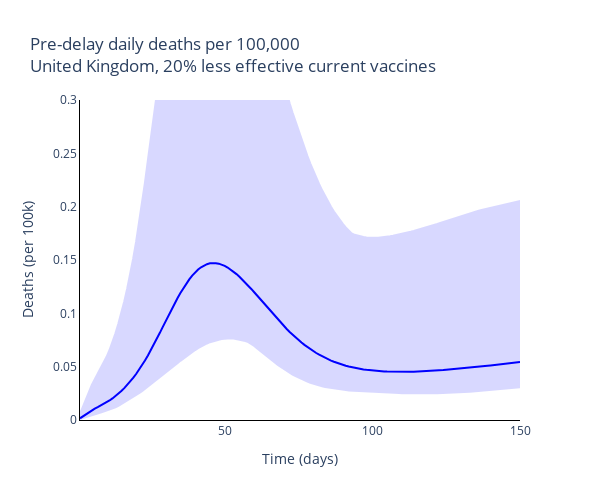
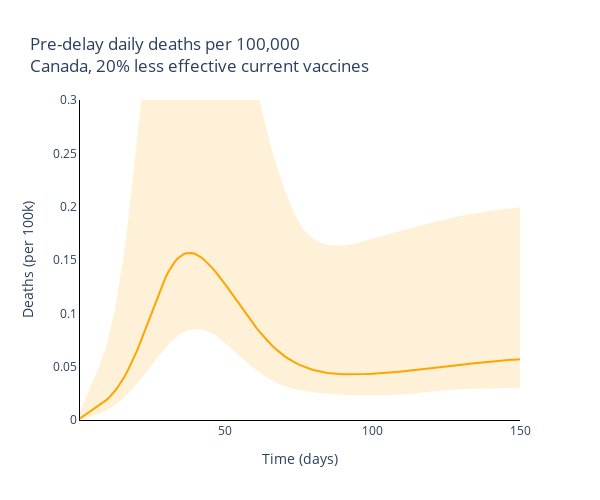
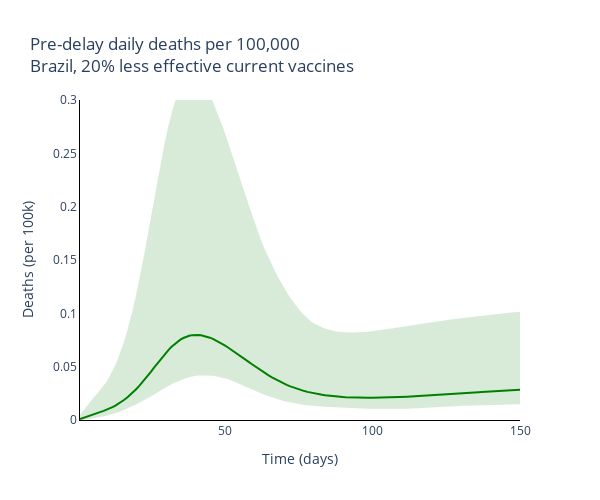
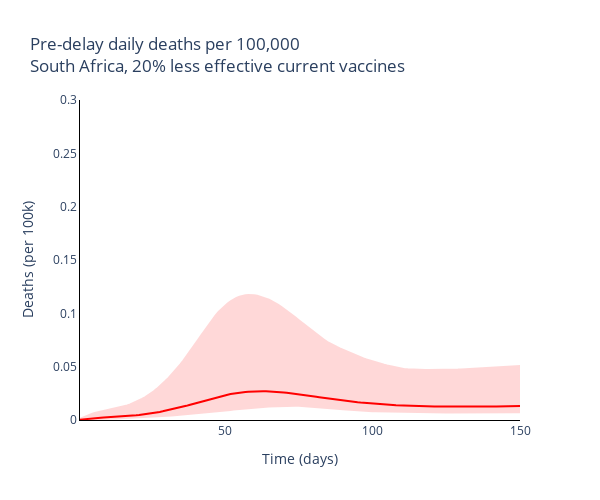

Notebook code cell kept with these figures, in order:
### Markdown cell above
### Deaths no booster 20% reduction

### Code cell
new_scenario_names = ['Strategy {}'.format(s+1) for s, scenario in enumerate(scenario_names[:-1])] + [scenario_names[-1]]

# Plot for each region
for r, reg in enumerate(regions):
    # Plot for each boosting scenario
    for s, scenario in enumerate(new_scenario_names):
        fig = go.Figure()
        fig.add_trace(
            go.Scatter(
                y=total_deaths_no_boosters20_mean[r][0, :],
                x=times,
                mode='lines',
                name='Variant-adapted vaccine with delay',
                line=dict(
                    color=colours[r]),
                showlegend=False
            )
        )

        fig.add_trace(
            go.Scatter(
                y=total_deaths_no_boosters20_upper[r][0, :].tolist() + total_deaths_no_boosters20_lower[r][0, :].tolist()[::-1],
                x=times + times[::-1],
                mode='lines',
                name='Variant-adapted vaccine with delay',
                fill='toself',
                fillcolor=colours[r],
                line_color=colours[r],
                opacity=0.15,
                showlegend=False
            )
        )
        
    # Add axis labels
    fig.update_layout(
        boxmode='group',
        title='Pre-delay daily deaths per 100,000<br>{}, 20% less effective current vaccines'.format(reg),
        width=600,
        height=500,
        plot_bgcolor='white',
        xaxis=dict(
            linecolor='black',
            title='Time (days)'
            ),
        yaxis=dict(
            linecolor='black',
            title='Deaths (per 100k)',
            range=[0, 0.3]),
        hovermode='x unified',
        legend=dict(
                orientation="h",
                yanchor="bottom",
                y=1.01,
                xanchor="right",
                x=0.99
            )
        )

    fig.write_image('images/report5_time_switch_vaccine_type/No booster deaths for {} 20.pdf'.format(reg))
    fig.show()

### Figure 1 — Plotly figure (JSON) as saved in the notebook; plotly's stock layout.template omitted (floating-point values rounded to 4 significant figures; data arrays with more than 128 entries replaced by an {"elided": "..."} marker saying what was removed)
{"data": [{"line": {"color": "blue"}, "mode": "lines", "name": "Variant-adapted vaccine with delay", "showlegend": false, "type": "scatter", "x": {"elided": "150 int values"}, "y": {"elided": "150 float values"}}, {"fill": "toself", "fillcolor": "blue", "line": {"color": "blue"}, "mode": "lines", "name": "Variant-adapted vaccine with delay", "opacity": 0.15, "showlegend": false, "type": "scatter", "x": {"elided": "300 int values"}, "y": {"elided": "300 float values"}}], "layout": {"boxmode": "group", "height": 500, "hovermode": "x unified", "legend": {"orientation": "h", "x": 0.99, "xanchor": "right", "y": 1.01, "yanchor": "bottom"}, "plot_bgcolor": "white", "title": {"text": "Pre-delay daily deaths per 100,000<br>United Kingdom, 20% less effective current vaccines"}, "width": 600, "xaxis": {"linecolor": "black", "title": {"text": "Time (days)"}}, "yaxis": {"linecolor": "black", "range": [0, 0.3], "title": {"text": "Deaths (per 100k)"}}}}

### Figure 2 — Plotly figure (JSON) as saved in the notebook; plotly's stock layout.template omitted (floating-point values rounded to 4 significant figures; data arrays with more than 128 entries replaced by an {"elided": "..."} marker saying what was removed)
{"data": [{"line": {"color": "orange"}, "mode": "lines", "name": "Variant-adapted vaccine with delay", "showlegend": false, "type": "scatter", "x": {"elided": "150 int values"}, "y": {"elided": "150 float values"}}, {"fill": "toself", "fillcolor": "orange", "line": {"color": "orange"}, "mode": "lines", "name": "Variant-adapted vaccine with delay", "opacity": 0.15, "showlegend": false, "type": "scatter", "x": {"elided": "300 int values"}, "y": {"elided": "300 float values"}}], "layout": {"boxmode": "group", "height": 500, "hovermode": "x unified", "legend": {"orientation": "h", "x": 0.99, "xanchor": "right", "y": 1.01, "yanchor": "bottom"}, "plot_bgcolor": "white", "title": {"text": "Pre-delay daily deaths per 100,000<br>Canada, 20% less effective current vaccines"}, "width": 600, "xaxis": {"linecolor": "black", "title": {"text": "Time (days)"}}, "yaxis": {"linecolor": "black", "range": [0, 0.3], "title": {"text": "Deaths (per 100k)"}}}}

### Figure 3 — Plotly figure (JSON) as saved in the notebook; plotly's stock layout.template omitted (floating-point values rounded to 4 significant figures; data arrays with more than 128 entries replaced by an {"elided": "..."} marker saying what was removed)
{"data": [{"line": {"color": "green"}, "mode": "lines", "name": "Variant-adapted vaccine with delay", "showlegend": false, "type": "scatter", "x": {"elided": "150 int values"}, "y": {"elided": "150 float values"}}, {"fill": "toself", "fillcolor": "green", "line": {"color": "green"}, "mode": "lines", "name": "Variant-adapted vaccine with delay", "opacity": 0.15, "showlegend": false, "type": "scatter", "x": {"elided": "300 int values"}, "y": {"elided": "300 float values"}}], "layout": {"boxmode": "group", "height": 500, "hovermode": "x unified", "legend": {"orientation": "h", "x": 0.99, "xanchor": "right", "y": 1.01, "yanchor": "bottom"}, "plot_bgcolor": "white", "title": {"text": "Pre-delay daily deaths per 100,000<br>Brazil, 20% less effective current vaccines"}, "width": 600, "xaxis": {"linecolor": "black", "title": {"text": "Time (days)"}}, "yaxis": {"linecolor": "black", "range": [0, 0.3], "title": {"text": "Deaths (per 100k)"}}}}

### Figure 4 — Plotly figure (JSON) as saved in the notebook; plotly's stock layout.template omitted (floating-point values rounded to 4 significant figures; data arrays with more than 128 entries replaced by an {"elided": "..."} marker saying what was removed)
{"data": [{"line": {"color": "red"}, "mode": "lines", "name": "Variant-adapted vaccine with delay", "showlegend": false, "type": "scatter", "x": {"elided": "150 int values"}, "y": {"elided": "150 float values"}}, {"fill": "toself", "fillcolor": "red", "line": {"color": "red"}, "mode": "lines", "name": "Variant-adapted vaccine with delay", "opacity": 0.15, "showlegend": false, "type": "scatter", "x": {"elided": "300 int values"}, "y": {"elided": "300 float values"}}], "layout": {"boxmode": "group", "height": 500, "hovermode": "x unified", "legend": {"orientation": "h", "x": 0.99, "xanchor": "right", "y": 1.01, "yanchor": "bottom"}, "plot_bgcolor": "white", "title": {"text": "Pre-delay daily deaths per 100,000<br>South Africa, 20% less effective current vaccines"}, "width": 600, "xaxis": {"linecolor": "black", "title": {"text": "Time (days)"}}, "yaxis": {"linecolor": "black", "range": [0, 0.3], "title": {"text": "Deaths (per 100k)"}}}}
